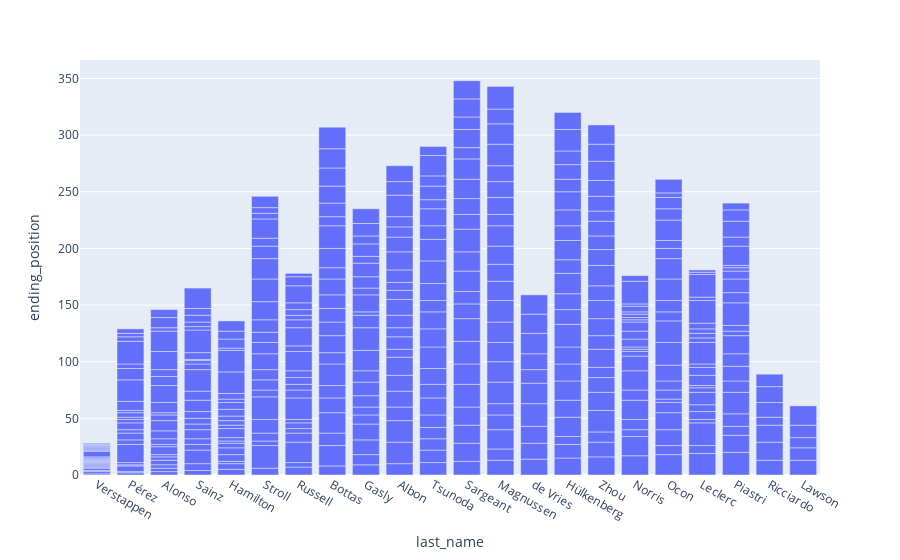

Notebook code cell kept with this figure:
### Code cell
px.bar(df_race_results, x = 'last_name', y = 'ending_position')

### Figure 1 — Plotly figure (JSON) as saved in the notebook; plotly's stock layout.template omitted (floating-point values rounded to 4 significant figures; data arrays with more than 128 entries replaced by an {"elided": "..."} marker saying what was removed)
{"data": [{"alignmentgroup": "True", "hovertemplate": "last_name=%{x}<br>ending_position=%{y}<extra></extra>", "legendgroup": "", "marker": {"color": "#636efa", "pattern": {"shape": ""}}, "name": "", "offsetgroup": "", "orientation": "v", "showlegend": false, "textposition": "auto", "type": "bar", "x": {"elided": "440 str values"}, "xaxis": "x", "y": {"elided": "440 int values"}, "yaxis": "y"}], "layout": {"barmode": "relative", "legend": {"tracegroupgap": 0}, "margin": {"t": 60}, "xaxis": {"anchor": "y", "domain": [0, 1], "title": {"text": "last_name"}}, "yaxis": {"anchor": "x", "domain": [0, 1], "title": {"text": "ending_position"}}}}
